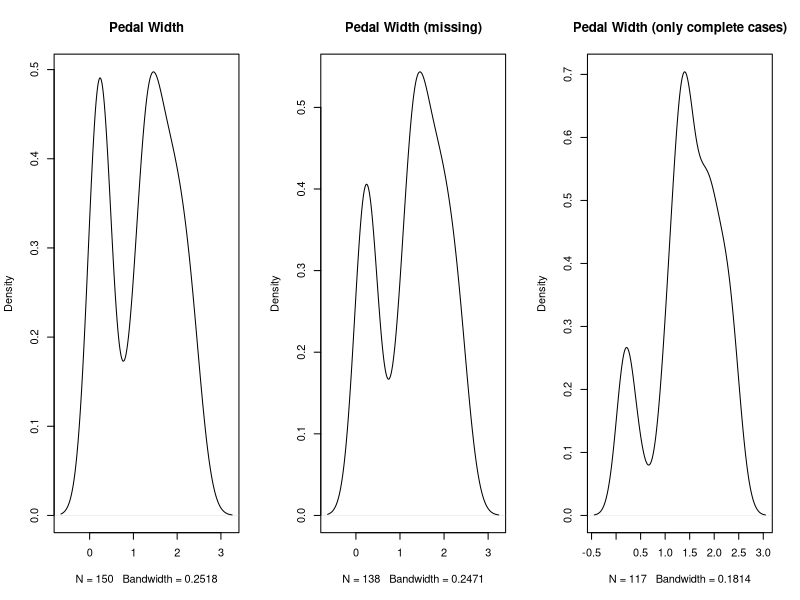

This chart was generated by the following R code:
## ---- chunk 1
rm(list=ls())                        # clear the workspace
require(dplyr, quietly = TRUE)
## ---- chunk 2
data(iris)
head(iris)
miris <- as.data.frame(lapply(filter(iris, Petal.Width <= .5 ), 
          function(cc) cc[ sample(c(TRUE, NA), 
          prob = c(0.80, 0.20), size = length(cc), replace = TRUE) ]))
miris <- merge(miris, filter(iris, Petal.Width > .5), all = TRUE)
head(miris)
## ---- chunk 3
par(mfrow = c(1,3))
plot(density(iris$Petal.Width), main = "Pedal Width")
plot(density(miris$Petal.Width, na.rm = TRUE), main = "Pedal Width (missing)")
plot(density(miris$Petal.Width[complete.cases(miris)]), main = "Pedal Width (only complete cases)")
